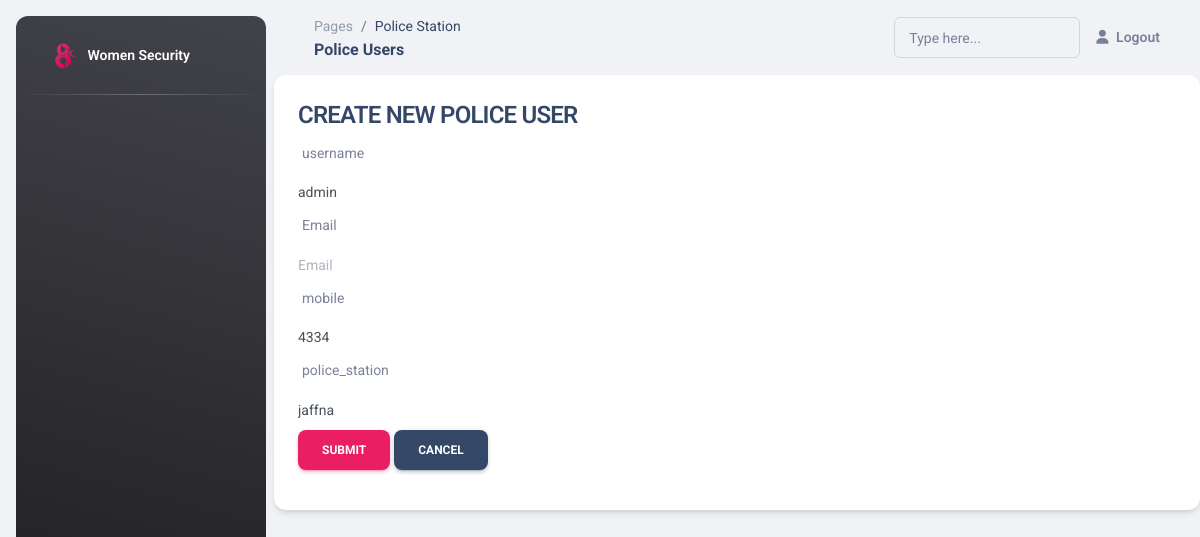
The app's page /user/police_user_update.php?id=1 (signed in) with its own data.
### tables this page shows
CREATE TABLE IF NOT EXISTS `police_users` (
  `id` int NOT NULL AUTO_INCREMENT,
  `username` varchar(50) NOT NULL,
  `mobile` varchar(30) NOT NULL,
  `police_station` varchar(50) NOT NULL,
  PRIMARY KEY (`id`)
);

### user/police_user_update.php (the view, shortened to what this page needs)
<?php
include 'header.php';
require_once "dbcon.php";
$username = $mobile = $police_station = $email = $password = "";
$username_err = $mobile_err = $police_station_err = $email_err = $password_err = "";
if (isset($_POST["id"]) && !empty($_POST["id"])) {
    $id = $_POST["id"];
    $input_username = trim($_POST["username"]);
    if (empty($input_username)) {
        $username_err = "Please enter a username.";
    } elseif (!filter_var($input_username, FILTER_VALIDATE_REGEXP, array("options" => array("regexp" => "/^[a-zA-Z\s]+$/")))) {
        $username_err = "Please enter a valid username.";
    } else {
        $username = $input_username;
    }
    $input_police_station = trim($_POST["police_station"]);
    if (empty($input_police_station)) {
        $police_station_err = "Please enter an police_station.";
    } else {
        $police_station = $input_police_station;
    }
    $input_mobile = trim($_POST["mobile"]);
    if (empty($input_mobile)) {
        $mobile_err = "Please enter the mobile amount.";
    } elseif (!ctype_digit($input_mobile)) {
        $mobile_err = "Please enter a positive integer value.";
    } else {
        $mobile = $input_mobile;
    }
    $input_email = trim($_POST["email"]);
    if (empty($input_email)) {
        $email_err = "Please enter the email.";
    } else {
        $email = $input_email;
    }
    $input_password = trim($_POST["password"]);
    if (empty($input_password)) {
        $password_err = "Please enter the password.";
    } else {
        $password = $input_password;
    }
    if (empty($username_err) && empty($mobile_err) && empty($police_station_err) && empty($password_err) && empty($role_err)) {
        $sql = "INSERT INTO police_users (username, mobile, police_station) VALUES (:username, :mobile, :police_station)";
        $sql2 = "INSERT INTO users (username, mobile, email, password, role) VALUES (:username, :mobile, :email, :password, :role)";
        if ($stmt = $pdo->prepare($sql)) {
            $stmt->bindParam(":username", $param_username);
            $stmt->bindParam(":mobile", $param_mobile);
            $stmt->bindParam(":police_station", $param_police_station);
            $param_username = $username;
            $param_mobile = $mobile;
            $param_police_station = $police_station;
            if ($stmt->execute()) {
                header("location: police_station.php");
            } else {
                echo "Oops! Something went wrong. Please try again later.";
            }
        }
        if ($stmt2 = $pdo->prepare($sql2)) {
            $stmt2->bindParam(":username", $param_username);
            $stmt2->bindParam(":mobile", $param_mobile);
            $stmt2->bindParam(":email", $param_email);
            $stmt2->bindParam(":password", $param_password);
            $stmt2->bindParam(":role", $param_role);
            $param_username = $username;
            $param_mobile = $mobile;
            $param_email = $email;
            $param_password = $password;
            $param_role = "police";
            if ($stmt2->execute()) {
                header("location: police_station.php");
                exit();
            } else {
                echo "Oops! Something went wrong. Please try again later.";
            }
        }
        unset($stmt);
    }
    unset($pdo);
} else {
    if (isset($_GET["id"]) && !empty(trim($_GET["id"]))) {
        $sql = "SELECT * FROM police_users WHERE id = :id";
        if ($stmt = $pdo->prepare($sql)) {
            $stmt->bindParam(":id", $param_id);
            if ($stmt->execute()) {
                if ($stmt->rowCount() == 1) {
                    $row = $stmt->fetch(PDO::FETCH_ASSOC);
                    $username = $row["username"];
                    $police_station = $row["police_station"];
                    $mobile = $row["mobile"];
                } else {
                    header("location: error.php");
                    exit();
                }
            } else {
                echo "Oops! Something went wrong. Please try again later.";
            }
        }
    } else {
        header("location: error.php");
        exit();
    }
}
?>
<?php include 'sidenav.php'; ?>
<main class="main-content position-relative max-height-vh-100 h-100 border-radius-lg ">
    <nav class="navbar navbar-main navbar-expand-lg px-0 mx-4 shadow-none border-radius-xl" id="navbarBlur" data-scroll="true">
        <div class="container-fluid py-1 px-3">
            <nav aria-label="breadcrumb">
                <ol class="breadcrumb bg-transparent mb-0 pb-0 pt-1 px-0 me-sm-6 me-5">
                    <li class="breadcrumb-item text-sm"><a class="opacity-5 text-dark" href="javascript:;">Pages</a></li>
                    <li class="breadcrumb-item text-sm text-dark active" aria-current="page">Police Station</li>
                </ol>
                <h6 class="font-weight-bolder mb-0">Police Users</h6>
            </nav>
            <div class="collapse navbar-collapse mt-sm-0 mt-2 me-md-0 me-sm-4" id="navbar">
                <div class="ms-md-auto pe-md-3 d-flex align-items-center">
                    <div class="input-group input-group-outline">
                        <label class="form-label">Type here...</label>
                        <input type="text" class="form-control">
                    </div>
                </div>
                <ul class="navbar-nav  justify-content-end">
                    <?php if (isset($_SESSION['user_id'])) : ?>
                        <li class="nav-item d-flex align-items-center">
                            <a href="logout.php" class="nav-link text-body font-weight-bold px-0">
                                <i class="fa fa-user me-sm-1"></i>
                                <span class="d-sm-inline d-none">Logout</span>
                            </a>
                        </li>
                    <?php endif; ?>
                </ul>
            </div>
        </div>
    </nav>
    <div class="col-md-12 grid-margin stretch-card">
        <div class="card">
            <div class="card-body">
                <h4 class="card-title">CREATE NEW POLICE USER</h4>
                <form action="<?php echo htmlspecialchars(basename($_SERVER['REQUEST_URI'])); ?>" method="post">
                    <div class="form-group">
                        <label>username</label>
                        <input type="text" name="username" class="form-control <?php echo (!empty($username_err)) ? 'is-invalid' : ''; ?>" value="<?php echo $username; ?>">
                    </div>
                    <div class="form-group">
                        <label>Email</label>
                        <input type="text" name="email" class="form-control  <?php echo (!empty($email_err)) ? 'is-invalid' : ''; ?>" value="<?php echo $email; ?>" placeholder="Email">
                    </div>
                    <div class="form-group">
                        <label>mobile</label>
                        <input type="text" name="mobile" class="form-control <?php echo (!empty($mobile_err)) ? 'is-invalid' : ''; ?>" value="<?php echo $mobile; ?>">
                    </div>
                    <div class="form-group">
                        <label>police_station</label>
                        <input type="text" name="police_station" class="form-control <?php echo (!empty($police_station_err)) ? 'is-invalid' : ''; ?>" value="<?php echo $police_station; ?>">
                    </div>
                    <input type="submit" class="btn btn-primary" value="Submit">
                    <a href="police_station.php" class="btn btn-dark">Cancel</a>
                </form>
            </div>
        </div>
    </div>
    <?php include 'footer.php'; ?>

### records on screen
police_users: username "admin", mobile "4334", police_station "jaffna"
